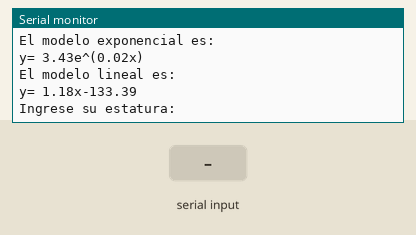
A sketch run on a simulated Arduino Uno, built with avr-gcc and run on an emulated ATmega328P. Shown: the last lines printed to the serial monitor. The inputs (shaded band) are chosen by the test bench.

Above: at 1.2 s.
1.3 s: "90,45\n" received over Serial
At 3.5 s:
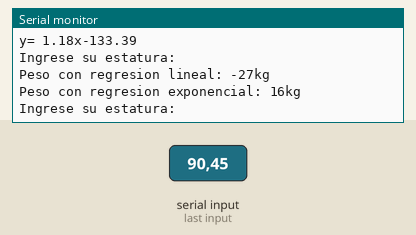
3.8 s: "30,150\n" received over Serial
At 5.7 s:
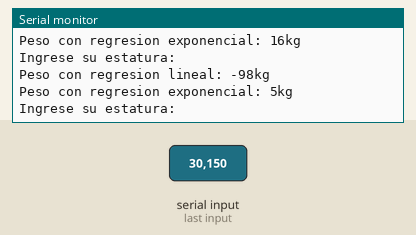

Measured:
- after the input at 1.3 s, the serial monitor: prints a new line after 1.0 s (image 1)
- after the input at 3.8 s, the serial monitor: prints a new line after 1.0 s (image 2)

The sketch:

CuaicalA_Tarea11.ino
```cpp
int matriz[14][2] = {
  {170, 67},
  {180, 80},
  {170, 65},
  {178, 75},
  {160, 55},
  {163, 60},
  {165, 63},
  {170, 70},
  {164, 62},
  {176, 77},
  {164, 60},
  {170, 76},
  {170, 56},
  {168, 60},
};
int col = 0;
int fil = 0;
int Ex = 0;
int Ey = 0;
double Sx = 0;
double Slny = 0;
long double ExElny;
long double x_2 = 0;
long double Sx_2 = 0;
long double Sxlny = 0;
long int Exy = 0;
long int Ex2 = 0;
long int Ex_2 = 0;
int n = 14;
float Bo;
long double B;
long double lnA;
float m;
String dato;
int estatura;
int peso;
int peso1;
int m1;
long double lny;
long double A;


void setup() {
  Serial.begin(9600);
  regresionExponencial();
  regresionLineal();
}
void loop() {
  if (Serial.available() > 0) {
    dato = Serial.readString();
    estatura = dato.toInt();
    peso = m * estatura + Bo;
    peso1= A*exp(B*estatura);
    Serial.println("");
    Serial.println(String("Peso con regresion lineal: ") + String(peso) + String("kg"));
    Serial.println(String("Peso con regresion exponencial: ") + String(peso1) + String("kg"));

    Serial.println("Ingrese su estatura: ");
    }


  }


void regresionLineal() {
  for (fil = 0; fil < n; fil++) {
    Ex = Ex + matriz[fil][0];
    Ey = Ey + matriz[fil][1];
    Exy = Exy + (matriz[fil][0] * matriz[fil][1]);
    Ex2 = Ex2 + pow(matriz[fil][0], 2);
  }

  Ex_2 = pow(Ex, 2);
  Bo = (float(Ex2 * Ey) - float(Ex * Exy)) / (float(n * Ex2 - Ex_2));
  m1 = (n * Exy) - (Ex * Ey);
  m = float(m1) / (float(n * Ex2 - Ex_2));
  //m = (float(n * Exy) - float(Ex * Ey)) / (float(n * Ex2 - Ex_2));
  Serial.println("El modelo lineal es: ");
  Serial.println(String("y= ") + String(m) + String("x")+ String(Bo));
  Serial.println("Ingrese su estatura: ");


}
void regresionExponencial() {
  for (fil = 0; fil < n; fil++) {
    Sxlny = Sxlny + matriz[fil][0] * log(matriz[fil][1]);
    Sx = Sx + matriz[fil][0];
    Slny = Slny + log(matriz[fil][1]);
    x_2 = x_2 + pow(matriz[fil][0], 2);
    lny=lny +log(matriz[fil][1]);
  }
  ExElny=Sx*lny;
  Sx_2=pow(Sx,2);
  B=double((double(n*Sxlny)-double(ExElny))/(double((n*x_2)-Sx_2)));
  lnA=double(lny/n)-double(B*(Sx/n));
  A=double(exp(lnA));
  Serial.println("El modelo exponencial es: ");
  Serial.println(String("y= ") + String(double(A)) +String("e")+String("^")+String("(")+String(double(B))+String("x")+String(")"));


}
```
